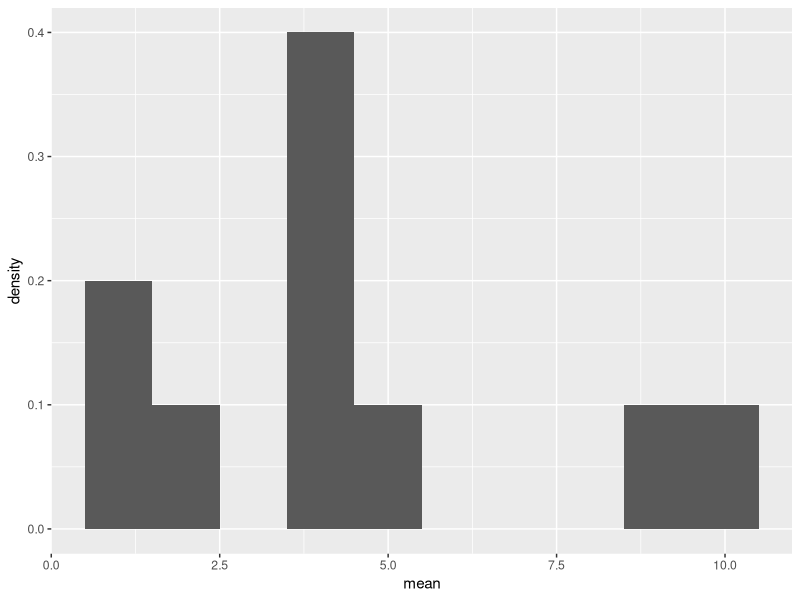

Write R code to recreate this figure.
library(ggplot2)
num_simulations = 10
num_samples = 4
lambda = 0.2
sample_means = NULL
sample_variances = NULL

for (sim_idx in 1:num_simulations) {
    sim_data = rexp(num_samples, rate = lambda)
    sample_means = c(sample_means, mean(sim_data))
    sample_variances = c(sample_variances, var(sim_data))
}
sample_means <- data.frame(mean=sample_means) 
sample_vars <- data.frame(var=sample_variances)
g <- ggplot(sample_means, aes(x=mean)) + 
    geom_histogram(aes(y=..density..), binwidth=1)
g
# COMPARE THE SAMPLE MEAN
# the expectation of the sample mean
print(mean(sample_means))
# the logical expectation of the sample mean
population_mean = 1/lambda
print(population_mean)

# COMPARE THE SAMPLE VARIANCE
# the expectation of the sample variance
print(mean(sample_variances))
# the logical expectation of the sample variance
population_variance = 1/lambda**2
print(population_variance)

# FURTHER COMPARE THE SAMPLE MEAN
# the variance of the sample mean
print(var(sample_means))
# the logical estimate of the sample mean
print(population_variance / num_samples)